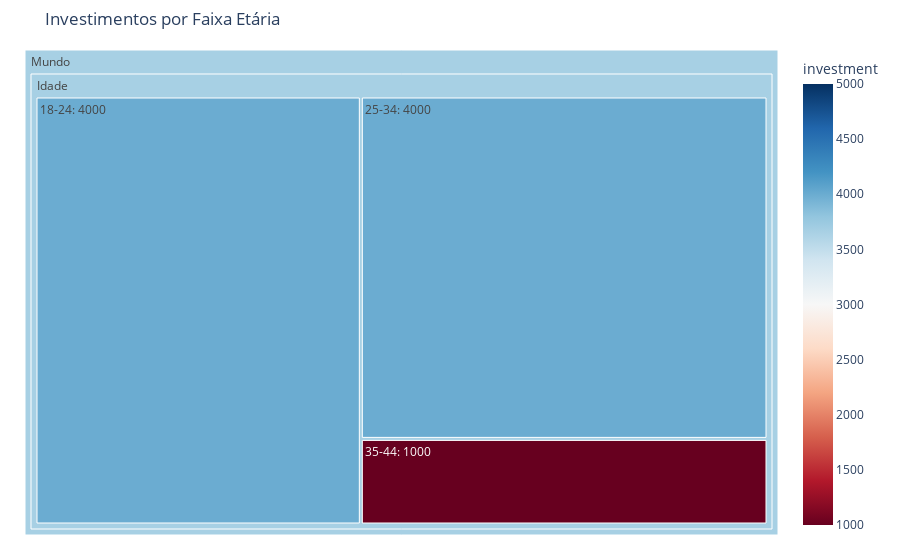

The code cell stored with this chart in its notebook:
### Code cell
data = {
    'faixa_etaria': ['18-24', '25-34', '35-44'],
    'investment': [4000, 4000, 1000],
}

df = pd.DataFrame(data)

df['categoria'] = 'Idade'
df['iso_alpha'] = ['18-24', '25-34', '35-44']  # Identificadores para as faixas etárias

# Gráfico de treemap focado em investimentos
fig = px.treemap(df, path=[px.Constant("Mundo"), 'categoria', 'faixa_etaria'], 
                   values='investment', color='investment', 
                   hover_data=['iso_alpha'],
                   color_continuous_scale='RdBu',
                   color_continuous_midpoint=df['investment'].mean())

# Adiciona rótulos para mostrar o valor do investimento
fig.update_traces(texttemplate="%{label}: %{value}", textfont_size=12)

# Atualiza o layout para ter um aspecto quadrado
fig.update_layout(
    margin=dict(t=50, l=25, r=25, b=25),
    title='Investimentos por Faixa Etária',

)

fig.show()

### Figure 1 — Plotly figure (JSON) as saved in the notebook; plotly's stock layout.template omitted (floating-point values rounded to 4 significant figures)
{"data": [{"branchvalues": "total", "customdata": [["18-24", 4000], ["25-34", 4000], ["35-44", 1000], ["(?)", 3667.0], ["(?)", 3667.0]], "domain": {"x": [0, 1], "y": [0, 1]}, "hovertemplate": "labels=%{label}<br>investment_sum=%{value}<br>parent=%{parent}<br>id=%{id}<br>iso_alpha=%{customdata[0]}<br>investment=%{color}<extra></extra>", "ids": ["Mundo/Idade/18-24", "Mundo/Idade/25-34", "Mundo/Idade/35-44", "Mundo/Idade", "Mundo"], "labels": ["18-24", "25-34", "35-44", "Idade", "Mundo"], "marker": {"coloraxis": "coloraxis", "colors": [4000, 4000, 1000, 3667.0, 3667.0]}, "name": "", "parents": ["Mundo/Idade", "Mundo/Idade", "Mundo/Idade", "Mundo", ""], "textfont": {"size": 12}, "texttemplate": "%{label}: %{value}", "type": "treemap", "values": [4000, 4000, 1000, 9000, 9000]}], "layout": {"coloraxis": {"cmid": 3000, "colorbar": {"title": {"text": "investment"}}, "colorscale": [[0, "rgb(103,0,31)"], [0.1, "rgb(178,24,43)"], [0.2, "rgb(214,96,77)"], [0.3, "rgb(244,165,130)"], [0.4, "rgb(253,219,199)"], [0.5, "rgb(247,247,247)"], [0.6, "rgb(209,229,240)"], [0.7, "rgb(146,197,222)"], [0.8, "rgb(67,147,195)"], [0.9, "rgb(33,102,172)"], [1, "rgb(5,48,97)"]]}, "legend": {"tracegroupgap": 0}, "margin": {"b": 25, "l": 25, "r": 25, "t": 50}, "title": {"text": "Investimentos por Faixa Etária"}}}
